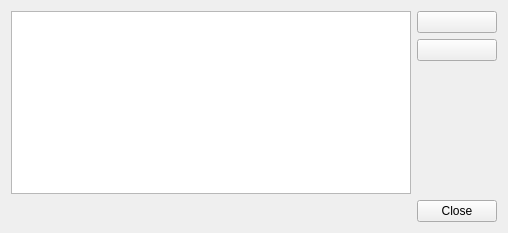
<?xml version="1.0" encoding="UTF-8"?>
<ui version="4.0">
 <class>MirrorSettings</class>
 <widget class="QWidget" name="MirrorSettings">
  <property name="geometry">
   <rect>
    <x>0</x>
    <y>0</y>
    <width>508</width>
    <height>233</height>
   </rect>
  </property>
  <layout class="QGridLayout" name="gridLayout">
   <item row="0" column="1">
    <widget class="QPushButton" name="add"/>
   </item>
   <item row="1" column="1">
    <widget class="QPushButton" name="remove"/>
   </item>
   <item row="2" column="1">
    <spacer name="verticalSpacer">
     <property name="orientation">
      <enum>Qt::Vertical</enum>
     </property>
     <property name="sizeHint" stdset="0">
      <size>
       <width>65</width>
       <height>141</height>
      </size>
     </property>
    </spacer>
   </item>
   <item row="0" column="0" rowspan="3">
    <widget class="QTreeView" name="treeView">
     <property name="sizePolicy">
      <sizepolicy hsizetype="MinimumExpanding" vsizetype="Expanding">
       <horstretch>0</horstretch>
       <verstretch>0</verstretch>
      </sizepolicy>
     </property>
     <property name="selectionMode">
      <enum>QAbstractItemView::ExtendedSelection</enum>
     </property>
     <property name="rootIsDecorated">
      <bool>false</bool>
     </property>
     <property name="uniformRowHeights">
      <bool>true</bool>
     </property>
     <property name="sortingEnabled">
      <bool>true</bool>
     </property>
    </widget>
   </item>
   <item row="3" column="1">
    <widget class="QDialogButtonBox" name="buttonBox">
     <property name="sizePolicy">
      <sizepolicy hsizetype="Maximum" vsizetype="Fixed">
       <horstretch>0</horstretch>
       <verstretch>0</verstretch>
      </sizepolicy>
     </property>
     <property name="standardButtons">
      <set>QDialogButtonBox::Close</set>
     </property>
    </widget>
   </item>
  </layout>
 </widget>
 <resources/>
 <connections/>
</ui>
